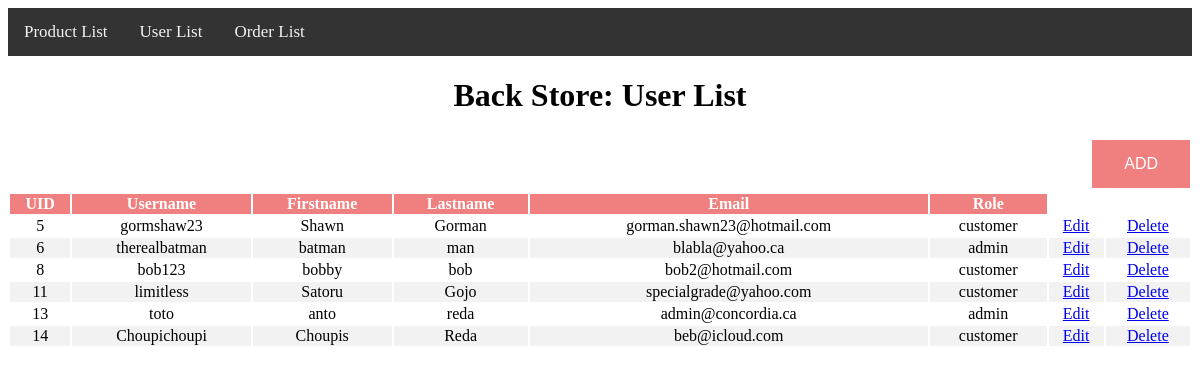
The app's page /verdi/P9_admin.php, older data.
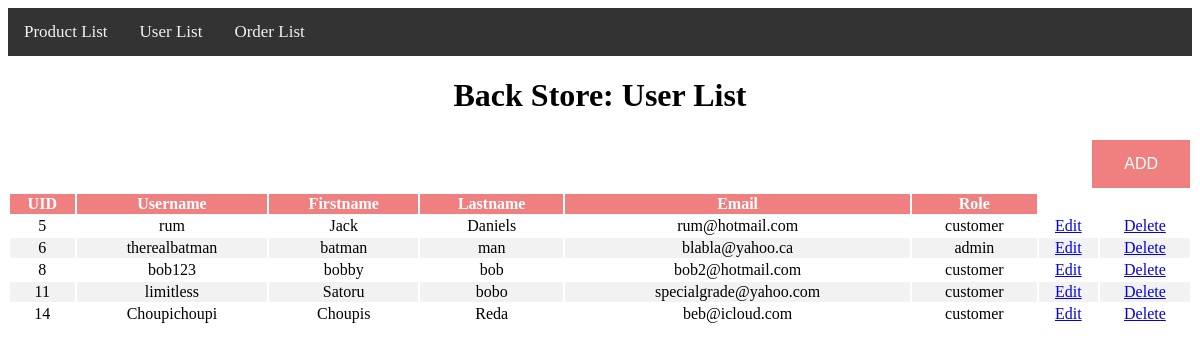
The same page, newer data.
### tables this page shows
CREATE TABLE `users` (
  `user_id` int(3) NOT NULL,
  `user_name` varchar(255) NOT NULL,
  `user_password` varchar(255) NOT NULL,
  `user_firstname` varchar(255) NOT NULL,
  `user_lastname` varchar(255) NOT NULL,
  `user_email` varchar(255) NOT NULL,
  `user_image` text NOT NULL,
  `user_role` varchar(255) NOT NULL,
  `extra` varchar(255) NOT NULL
);

### verdi/view_all_users.php (the view, shortened to what this page needs)
<table style="width: 100%">
                <thead>
                    <tr>
                        <th>UID</th>
                        <th>Username</th>
                        <th>Firstname</th>
                        <th>Lastname</th>
                        <th>Email</th>
                        <th>Role</th>
                    </tr>
                </thead>
                <tbody>
                <?php
$query = "SELECT * FROM users";
$select_users = mysqli_query($connection, $query);
while($row = mysqli_fetch_assoc($select_users)){
    $user_id = $row['user_id'];
    $user_name = $row['user_name'];
    $user_firstname = $row['user_firstname'];
    $user_lastname = $row['user_lastname'];
    $user_email = $row['user_email'];
    $user_role = $row['user_role'];
    echo "<tr>";
    echo "<td>$user_id</td>";
    echo "<td>$user_name</td>";
    echo "<td>$user_firstname</td>";
    echo "<td>$user_lastname</td>";
    echo "<td>$user_email</td>";
    echo "<td>$user_role</td>";
    echo "<td><a href='P9_admin.php?source=edit_user&edit_user={$user_id}'>Edit</a></td>";
    echo "<td><a href='P9_admin.php?delete={$user_id}'>Delete</a></td>";
    echo "</tr>";
}
    ?>
                </tbody>
            </table>

### verdi/P9_admin.php (shortened to what this page needs)
<!DOCTYPE html>
<html lang="en">
<head>
    <link rel="stylesheet" href="MyStyleB.css">
</head>
<body>
<?php  include "db.php"?>
    <div class="topnav">
        <a href="P7_admin.php">Product List</a>
        <a href="P9_admin.php">User List</a>
        <a href="P11.php">Order List</a>
    </div>
    <div class="gen">
        <h1>Back Store: User List</h1>
        <div class="a">
            <a href="P10_create_user.php">
                <button style="background-color: rgb(240, 128, 128);"class="button">ADD</button>
            </a>
        </div>
        <div style="overflow-x:auto;">
        <?php
        if(isset($_GET['source'])){
            $source = $_GET['source'];
        } else {
            $source = '';
        }
        switch($source) {
            default:
            include "view_all_users.php";
            break;
        }
        ?>
        </div>
    </div>
</body>
</html>

### verdi/MyStyleB.css (style rules this page uses)
.topnav { overflow: hidden; background-color: #333; }
.topnav a { float: left; color: #f2f2f2; text-align: center; padding: 14px 16px; text-decoration: none; font-size: 17px; }
.button { background-color: #4CAF50; border: none; color: white; padding: 15px 32px; text-align: center; text-decoration: none; display: inline-block; font-size: 16px; margin: 4px 2px; cursor: pointer; }

### verdi/P9_admin.php (style rules this page uses)
th { background-color: rgb(240, 128, 128); color: white; }
tr:nth-child(even) { background-color: #f2f2f2; }
.button { background-color: rgb(240, 128, 128); border: none; color: white; padding: 15px 32px; text-align: right; text-decoration: none; display: inline-block; font-size: 16px; margin: 4px 2px; cursor: pointer; font-size-adjust: auto; max-width: 100%; height: auto; }
td { text-align: center; }
div.a { text-align: right }
div.gen h1 { text-align: center }

Row changes from the older to the newer data that the page shows:
removed users: user_id "13", user_name "toto", user_firstname "anto", user_lastname "reda", user_email "admin@concordia.ca", user_role "admin"
changed users id 5: user_name "gormshaw23" → "rum"; user_firstname "Shawn" → "Jack"; user_lastname "Gorman" → "Daniels"; user_email "gorman.shawn23@hotmail.com" → "rum@hotmail.com"
changed users "limitless": user_lastname "Gojo" → "bobo"
